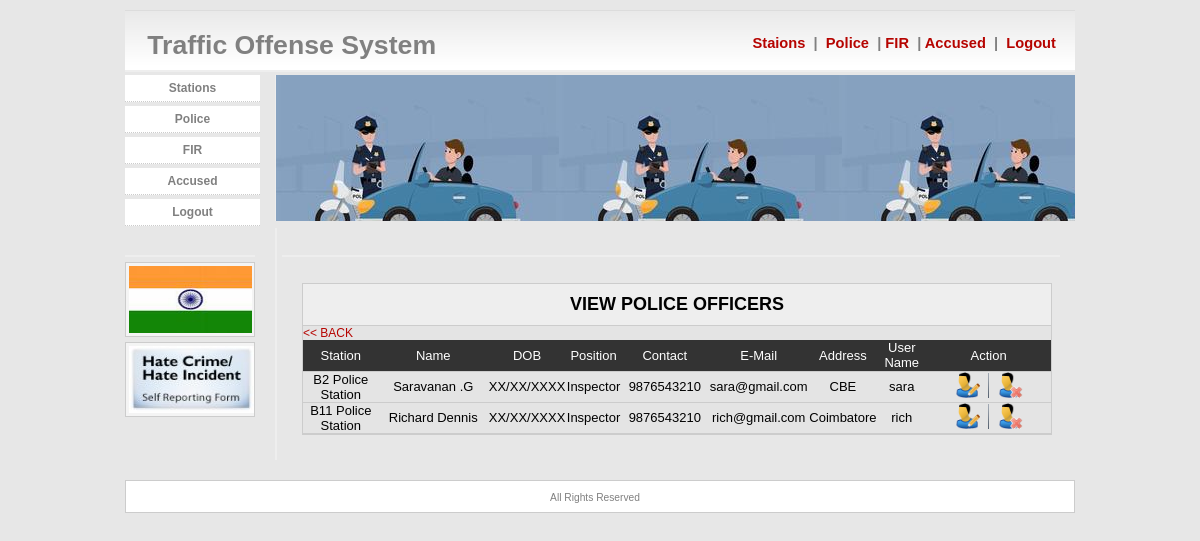
/admin/viewpolice.php, run on the app's committed database.
### tables this page shows
CREATE TABLE `police` (
  `po_id` int(11) NOT NULL,
  `po_sta` varchar(100) NOT NULL,
  `po_name` varchar(100) NOT NULL,
  `po_dob` varchar(100) NOT NULL,
  `po_pos` varchar(100) NOT NULL,
  `po_con` varchar(100) NOT NULL,
  `po_email` varchar(100) NOT NULL,
  `po_add` longtext NOT NULL,
  `po_user` varchar(100) NOT NULL,
  `po_pwd` varchar(100) NOT NULL
);

### admin/viewpolice.php (the view, shortened to what this page needs)
<?php
 include_once "../db/db.php";
?>
<html><head><title>Traffic Offense System</title>
</head>
<link href="../css/style.css" rel="stylesheet" type="text/css" />
<body>
<div id="main">
<div id="header">
<div id="title">
				&nbsp;&nbsp; Traffic Offense System </div>
                    <div id="title1">
					 &nbsp;&nbsp;&nbsp;&nbsp;&nbsp;&nbsp;&nbsp;&nbsp;&nbsp;&nbsp;&nbsp;&nbsp;<a href="index.php">&nbsp;Staions&nbsp;</a> | <a href="police.php"> &nbsp;Police&nbsp;</a> | <a href="viewfir.php">FIR&nbsp;</a> | <a href="acc.php">Accused&nbsp;</a> | <a href="../logout.php"> &nbsp;Logout&nbsp;</a></div>
</div>
<div id="side">
<ul>
					<li><a href="index.php">Stations</a></li>
					<li><a href="police.php">Police</a></li>
				    <li><a href="viewfir.php">FIR</a></li>
				    <li><a href="acc.php">Accused</a></li>
					<li><a href="../logout.php">Logout</a></li>
				</ul>
<div class="side2">
					<h3>&nbsp;</h3>
					<div id="sidebox">
					 <img src="../images/image.jpg" width="123" height="67" />					</div>
					<div id="sidebox">
					 <img src="../images/hatecrime.jpg" width="125" height="67" />					</div>
			  </div>
</div>
<div id="banner"></div>
<div class="inner">
<h3>&nbsp;</h3>
<br>
<form id="form1" name="form1" method="post" action="" enctype="multipart/form-data" onSubmit="return valid()" style="padding-left:20px">
<table align="center" cellpadding="0" cellspacing="0" width="750" bgcolor="#e4e4e4" style="border:1px solid #CCCCCC;font-size:12px">
			<tr bgcolor="#e4e4e4">
			  <td colspan="2" style="border-bottom:1px solid #CCCCCC;padding:10px" bgcolor="#eeeeee" align="center"><h2>VIEW POLICE OFFICERS </h2></td>
			  </tr>
<tr>
    <td colspan="6"><a href="police.php" style="text-decoration:none"><< BACK</a></td>
    </tr>
		<tr>
  <td align="center">
  <table width="100%" border="1" cellpadding="0px" cellspacing="0px" bordercolor="#000000" style="font-size:13px">
  <tr style="background-color:#333333;color:#FFFFFF">
    <td width="74" height="32" align="center"  style="border-bottom:1px solid #CCCCCC;">Station</td>
	<td width="107" height="32" align="center" style="border-bottom:1px solid #CCCCCC;">Name</td>
    <td width="41" align="center" style="border-bottom:1px solid #CCCCCC;">DOB</td>
    <td width="50" align="center" style="border-bottom:1px solid #CCCCCC;">Position</td>
    <td width="86" align="center" style="border-bottom:1px solid #CCCCCC;">Contact</td>
    <td width="87" align="center" style="border-bottom:1px solid #CCCCCC;">E-Mail</td>
    <td width="47" align="center" style="border-bottom:1px solid #CCCCCC;">Address</td>
    <td width="48" align="center" style="border-bottom:1px solid #CCCCCC;">User<br />
      Name</td>
    <td width="122" align="center" style="border-bottom:1px solid #CCCCCC;">Action</td>
  </tr>
 <?php
 $sel="select * from police order by po_id desc";
 $from=mysqli_query($con,$sel);
 while($sta=mysqli_fetch_object($from))
 {
 ?>
  <tr>
    <td align="center" style="border-bottom:1px solid #CCCCCC;"><?php echo $sta->po_sta; ?></td>
	<td align="center" style="border-bottom:1px solid #CCCCCC;"><?php echo $sta->po_name; ?></td>
    <td align="center" style="border-bottom:1px solid #CCCCCC;"><?php echo $sta->po_dob; ?></td>
    <td align="center" style="border-bottom:1px solid #CCCCCC;"><?php echo $sta->po_pos; ?></td>
    <td align="center" style="border-bottom:1px solid #CCCCCC;"><?php echo $sta->po_con; ?></td>
    <td align="center" style="border-bottom:1px solid #CCCCCC;"><?php echo $sta->po_email; ?></td>
    <td align="center" style="border-bottom:1px solid #CCCCCC;"><?php echo $sta->po_add; ?></td>
    <td align="center" style="border-bottom:1px solid #CCCCCC;"><?php echo $sta->po_user; ?></td>
    <td align="center" style="border-bottom:1px solid #CCCCCC;">
	 <a href="police.php?id=<?php echo $sta->po_id ?>&amp;Mode=Edit" style="text-decoration:none">
	 <img src="../images/editform.png" width="26" height="26" /></a>
	 <img src="../images/space.png" />
	 <a href="police.php?id=<?php echo $sta->po_id ?>&Mode=Delete" onClick="return confirm(' Are You Sure To Delete? ');" style="text-decoration:none">
	  <img src="../images/deleteform.png" width="26" height="26" /></a>	</td>
  </tr>
  <?php } ?>
  </table></td></tr>
			</table>
			</form>
<h1>&nbsp;</h1>
		  </div>
 <div id="footer"><span class="divider"></span>
            All Rights Reserved
</div>
</div>
</body>
</html>

### css/style.css (style rules this page uses)
* { border: 0; margin: 0; }
body { margin: 0px; font-family: Arial, Verdana, Sans-Serif; font-size: 0.8em; background: #E7E7E7; }
#header { clear: both; text-align: right; padding: 20px 15px 0 0; margin: 10px 0 3px 0; height: 40px; border-bottom: 2px solid #eee; background: #FFF url(../images/fade.gif); color: #808080; }
#banner { margin: 0 0 5px 150px; line-height: 1.4em; background: url(../images/header.jpg); height: 146px; border-left: 1px solid #EEEEEE; }
#main { width: 950px; margin: 0px auto; }
#footer { clear: both; color: #808080; background: #FFF; font-size: 0.8em; text-align: center; padding: 9px 10px 9px 0; margin: 10px 0px 0px 0px; border: 1px solid #ccc; }
a { text-decoration: none; color: #B60400; }
.divider { background: url(../images/divider.png) no-repeat center top; display: block; height: 2px; width: 572px; margin: 0 auto; position: relative; }
#side { clear: left; float: left; width: 150px; margin: 0 0 10px 0; padding: 0; font-size: 0.9em; }
#side ul { list-style: none; width: 150px; margin: 0 0 0 -10px; padding: 0; font-size: 1.1em; }
#side li { margin-bottom: 4px; padding: 0 5px 0 10px; }
#side li a { font-size: 9pt; font-weight: bold; text-align: right; height: 20px; text-decoration: none; color: #808080; display: block; padding: 6px 10px 0 10px; background: #fff; border-bottom: 1px dotted #ccc; text-align:center; }
#title { float: left; font-size: 20pt; font-weight: bold; padding: 0 0 0 0; }
#title1 { float: right; font-size: 11pt; font-weight: bold; padding: 5px 0 0 0; }
.side2 { margin: 9px 0 10px 0; width: 130px; color: #6B6B6B; line-height: 1.6em; }
#sidebox { border: 1px solid #ccc; background: #f4f4f4; padding: 3px; margin-top: 5px; }
h3 { font-size: 1.3em; margin: 0 0 5px 0; padding: 2px 0px 0px 0px; border-bottom: 2px solid #eee; }
.inner { margin: 7px 10px 20px 150px; padding: 5px 5px 5px 5px; line-height: 1.6em; text-align: left; color: #5D5D5D; border-left: 2px solid #eee; }
.inner a, #inner a:visited { text-decoration: underline; }

### data on the page
police: po_sta "B2 Police Station", po_name "Saravanan .G", po_dob "XX/XX/XXXX", po_pos "Inspector", po_con "9876543210", po_email "sara@gmail.com", po_add "CBE", po_user "sara"
police: po_sta "B11 Police Station", po_name "Richard Dennis", po_dob "XX/XX/XXXX", po_pos "Inspector", po_con "9876543210", po_email "rich@gmail.com", po_add "Coimbatore", po_user "rich"
